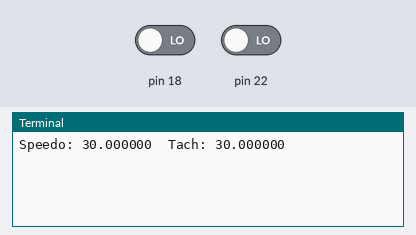
Bench run of a program on a simulated Raspberry Pi (header pin numbers). Parts: the last lines printed to the terminal. The test bench sets the inputs (shaded band); at power-on: pin 18 LOW, pin 22 LOW. The clock reads 2024-03-15 10:24:30 at power-on unless the program sets it; files the program writes start out absent; threads take turns every 2 ms.

Above: at 1.2 s.
1.3 s: pin 18 driven HIGH
At 2.4 s:
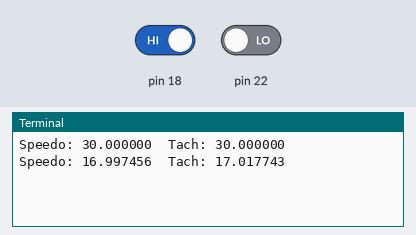
2.8 s: pin 22 driven HIGH
At 4.2 s:
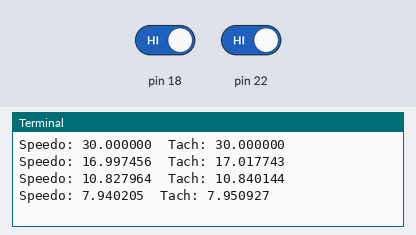
4.3 s: pin 18 driven LOW
At 5.6 s:
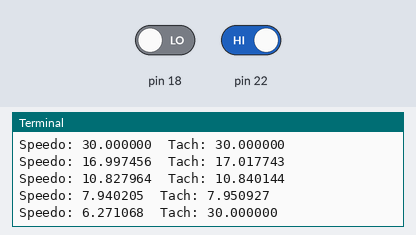
5.8 s: pin 22 driven LOW
At 6.8 s:
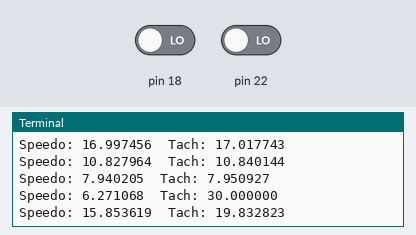
Timing chart, 0 to 8.3 s (numbered marks = the images above; inputs shaded):
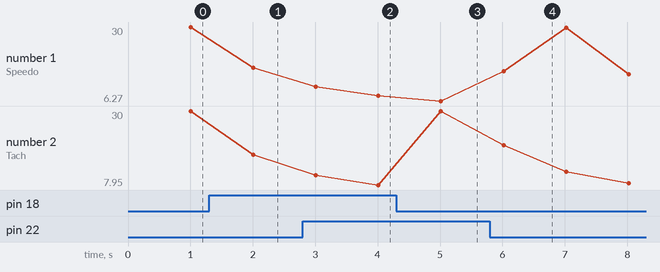

The program:

main.py
```python
from BajaSensors import *
import time
import csv

# CSV stuff
f_name = "./cvt_test/CVT_Test_" + str(datetime.datetime.now()) + ".csv"
dataFile = open(f_name,'w+')
dataWriter = csv.writer(dataFile)
firstTime = datetime.datetime.now()
initMsg = 'Starting Test %d/%d/%d %d:%d:%2f' % (firstTime.day, firstTime.month, firstTime.year, firstTime.hour, firstTime.minute, firstTime.second+firstTime.microsecond/1000000.0)
dataWriter.writerow([initMsg])

tach = Tachometer(22)
speedo = Tachometer(18)

tach.start()
speedo.start()

while True:
  try:
    time.sleep(1)
    print "Speedo: %f  Tach: %f" % (tach.get()[0], speedo.get()[0])
    dataWriter.writerow([speedo.get()[0],tach.get()[0], tach.get()[1]])

  except KeyboardInterrupt, SystemExit:
    print 'Shutting down...'
    tach.stop()
    speedo.stop()

    # close csv file
    dataWriter.writerow([])
    dataFile.close()

    #create plot png
    import cvt_test_mod as CVT
    fig = CVT.save_plot(f_name)
    break
```

BajaSensors.py
```python
from RpiGpioObject import *
import datetime, time

class Tachometer(RpiGpioDevice):
	"""docstring for Tachometer"""
	def __init__(self, pin):
		super(Tachometer, self).__init__({pin:True})
		self.alive = True
		self.lastUpdateTime = self.lastInputTime = datetime.datetime.now()
		#self.updatePeriod = .01
		self.lastState = self.pins[0].get()
		self.averagedRPM = 0
		self.numberOfMagnets = 2
		self.alpha = .33

	def get(self):
		return (self.averagedRPM, self.lastUpdateTime)

	def run(self):
		while self.alive:
			now = datetime.datetime.now()
			state = self.pins[0].get()

			#an edge of the magnet
			if state is not self.lastState:
				self.lastState = state

				#a rising edge of the magnet
				if not state:
					dt = max(1, (now - self.lastInputTime).microseconds)/1000000.0
					rpm = 60.0 / self.numberOfMagnets / dt
					self.averagedRPM = self.averagedRPM*(1-self.alpha) + rpm*self.alpha
					self.lastInputTime = self.lastUpdateTime = now

			#catch the case when the input stops
			elif now - self.lastUpdateTime > datetime.timedelta(seconds=0.25):
				dt = max(1, (now - self.lastInputTime).total_seconds())
				averagedRPM = 60.0 / self.numberOfMagnets / dt
				if averagedRPM < 5:
					self.averagedRPM = 0
				else:
					self.averagedRPM = averagedRPM
				self.lastUpdateTime = now

	def stop(self):
		self.alive = False
```

RpiGpioObject.py
```python
import RPi.GPIO as GPIO
from GpioExceptions import *
import threading

GPIO.setmode(GPIO.BOARD)

INPUT = True
OUTPUT = False

class RpiGpioPin(object):
	"""The wrapper for an individual pin on the RPi"""
	def __init__(self,pinNum,ioType):
		self.pinNum = pinNum
		self.ioType = ioType
		GPIO.setup(pinNum, ioType)

	def get(self):
		if self.ioType:
			return GPIO.input(self.pinNum)
		else:
			raise InvalidPinAccessException(self.pinNum,ioType)

	def set(self,val):
		if self.ioType:
			raise InvalidPinAccessException(self.pinNum,ioType)
		else:
			GPIO.output(self.pinNum,val)


class PinManager(object):
	"""The manages the instantiation and destruction of pins"""
	validPins = {8, 10, 12, 16, 18, 22, 24, 26, 3, 5, 7, 11, 13, 15, 19, 21, 23}

	def __init__(self):
		self.pins = dict()

	def registerDeviceOnPin(self, pinNum, ioType):
		#test against valid pins
		if pinNum not in self.validPins:
			raise InvalidPinException(pinNum)

		#test for IO conflicts
		if (pinNum in self.pins) and (self.pins[pinNum].ioType is ioType):
			raise PinConflictException(pinNum,ioType)

		#register the device
		self.pins[pinNum] = self.pins.get(pinNum,[RpiGpioPin(pinNum,ioType),0])
		self.pins[pinNum][1] += 1

		#TODO perhaps in the future all of the GPIO devices will have a device id
		#and we will actually track each of these device ids
		return self.pins[pinNum][0]

	def unregisterDeviceOnPin(self, pinNum):
		#test against instantiated pins
		if pinNum not in self.pins:
			raise GhostPinException

		self.pins[pinNum][1] -= 1

		#if the key is unregistered from all of its users delete it
		if self.pins[pinNum][1] == 0:
			del self.pins[pinNum]


class RpiGpioDevice(object):
	"""The parent object for all GPIO devices"""
	manager = PinManager()

	def __init__(self, pinLayout):
		self.pins = []
		self.thread = None
		for pin, ioType in pinLayout.items():
			self.pins.append(self.manager.registerDeviceOnPin(pin,ioType))

	def __call__(self):
		self.run()

	def run(self):
		raise NotImplementedError

	def start(self):
		self.thread = threading.Thread(target = self)
		self.thread.start()

	def __del__(self):
		#unregister all of the pins
		for pin in self.pins:
			self.manager.unregisterDeviceOnPin(pin.pinNum)
```

GpioExceptions.py
```python
"""
Abstract Classes
"""
class PinException(Exception):
	def __init__(self,pin):
		self.pinNum = pin

class PinIOException(PinException):
	def __init__(self,pin,ioType):
		super(PinIOException, self).__init__(pin)
		self.ioType = ioType

"""
Implementation Classes
"""
class InvalidPinException(PinException):
	def __str__(self):
		return 'Pin %d is not a valid GPIO pin' % (self.pin,)

class GhostPinException(PinException):
	def __str__(self):
		return 'Pin %d is not currently registered' % (self.pin,)

class PinConflictException(PinIOException):
	def __str__(self):
		return 'Pin %d is already specified as an %s pin' % \
		(self.pinNum,'input' if self.ioType else 'output')

class InvalidPinAccessException(PinIOException):
	def __str__(self):
		return 'Pin %d is an %s pin and you attempted to access it like an %s pin'\
		% (self.pinNum,) + ('input', 'output') if ioType else ('output','input')
```

Measured:
- after the input at 1.3 s, the terminal: prints a new line after 0.71 s (image 1)
- after the input at 2.8 s, the terminal: prints a new line after 1.2 s (image 2)
- after the input at 4.3 s, the terminal: prints a new line after 0.72 s (image 3)
- after the input at 5.8 s, the terminal: prints a new line after 0.22 s (image 4)
- plotted number 1: 30 → 17 after the input at 1.3 s, 17 → 7.94 after the input at 2.8 s, 7.94 → 6.27 after the input at 4.3 s, 6.27 → 14.87 after the input at 5.8 s
- plotted number 2: 30 → 17.02 after the input at 1.3 s, 17.02 → 7.95 after the input at 2.8 s, 7.95 → 30 after the input at 4.3 s, 30 → 8.5 after the input at 5.8 s
